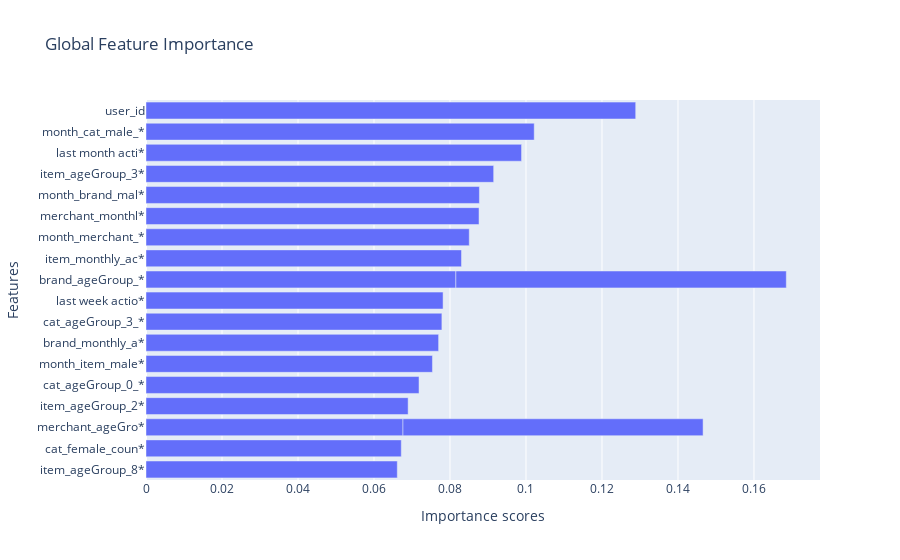
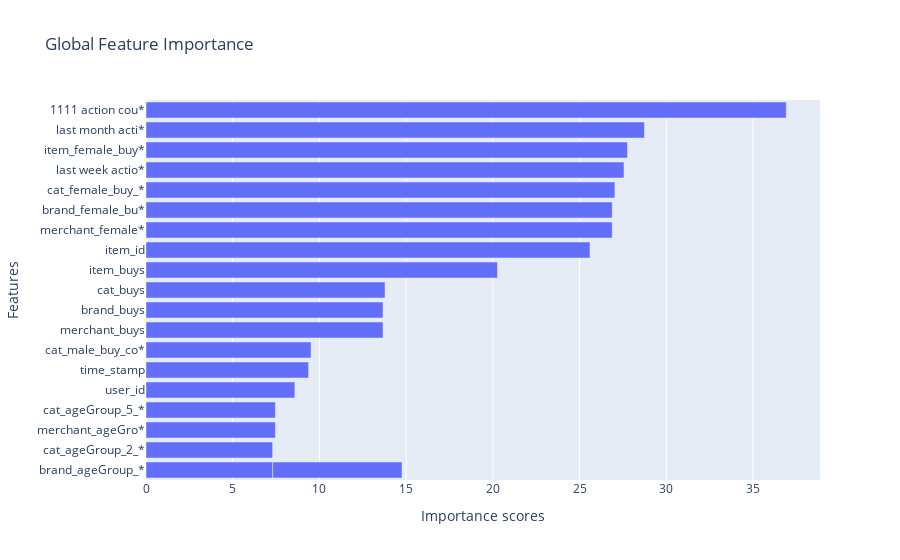

Source (notebook cell) for these figures, in order:
### Code cell
print("Mutual information:")
explanations["mutual"].ipython_plot()
print("Chi square:")
explanations["chi2"].ipython_plot()

### Figure 1 — Plotly figure (JSON) as saved in the notebook; plotly's stock layout.template omitted (floating-point values rounded to 4 significant figures)
{"data": [{"alignmentgroup": "True", "hovertemplate": "Importance scores=%{x}<br>Features=%{y}<extra></extra>", "legendgroup": "", "marker": {"color": "#636efa", "pattern": {"shape": ""}}, "name": "", "offsetgroup": "", "orientation": "h", "showlegend": false, "textposition": "auto", "type": "bar", "x": [0.06613, 0.06718, 0.06763, 0.06898, 0.07185, 0.07538, 0.07701, 0.07787, 0.07818, 0.07898, 0.08155, 0.08302, 0.08507, 0.08696, 0.08764, 0.08774, 0.09149, 0.09883, 0.1022, 0.1289], "xaxis": "x", "y": ["item_ageGroup_8*", "cat_female_coun*", "merchant_ageGro*", "item_ageGroup_2*", "cat_ageGroup_0_*", "month_item_male*", "brand_monthly_a*", "cat_ageGroup_3_*", "last week actio*", "merchant_ageGro*", "brand_ageGroup_*", "item_monthly_ac*", "month_merchant_*", "brand_ageGroup_*", "merchant_monthl*", "month_brand_mal*", "item_ageGroup_3*", "last month acti*", "month_cat_male_*", "user_id"], "yaxis": "y"}], "layout": {"barmode": "relative", "legend": {"tracegroupgap": 0}, "title": {"text": "Global Feature Importance"}, "xaxis": {"anchor": "y", "domain": [0, 1], "title": {"text": "Importance scores"}}, "yaxis": {"anchor": "x", "domain": [0, 1], "title": {"text": "Features"}}}}

### Figure 2 — Plotly figure (JSON) as saved in the notebook; plotly's stock layout.template omitted (floating-point values rounded to 4 significant figures)
{"data": [{"alignmentgroup": "True", "hovertemplate": "Importance scores=%{x}<br>Features=%{y}<extra></extra>", "legendgroup": "", "marker": {"color": "#636efa", "pattern": {"shape": ""}}, "name": "", "offsetgroup": "", "orientation": "h", "showlegend": false, "textposition": "auto", "type": "bar", "x": [7.302, 7.302, 7.461, 7.461, 7.461, 8.583, 9.377, 9.517, 13.67, 13.67, 13.78, 20.27, 25.6, 26.88, 26.88, 27.04, 27.56, 27.77, 28.74, 36.92], "xaxis": "x", "y": ["brand_ageGroup_*", "cat_ageGroup_2_*", "merchant_ageGro*", "brand_ageGroup_*", "cat_ageGroup_5_*", "user_id", "time_stamp", "cat_male_buy_co*", "merchant_buys", "brand_buys", "cat_buys", "item_buys", "item_id", "merchant_female*", "brand_female_bu*", "cat_female_buy_*", "last week actio*", "item_female_buy*", "last month acti*", "1111 action cou*"], "yaxis": "y"}], "layout": {"barmode": "relative", "legend": {"tracegroupgap": 0}, "title": {"text": "Global Feature Importance"}, "xaxis": {"anchor": "y", "domain": [0, 1], "title": {"text": "Importance scores"}}, "yaxis": {"anchor": "x", "domain": [0, 1], "title": {"text": "Features"}}}}
